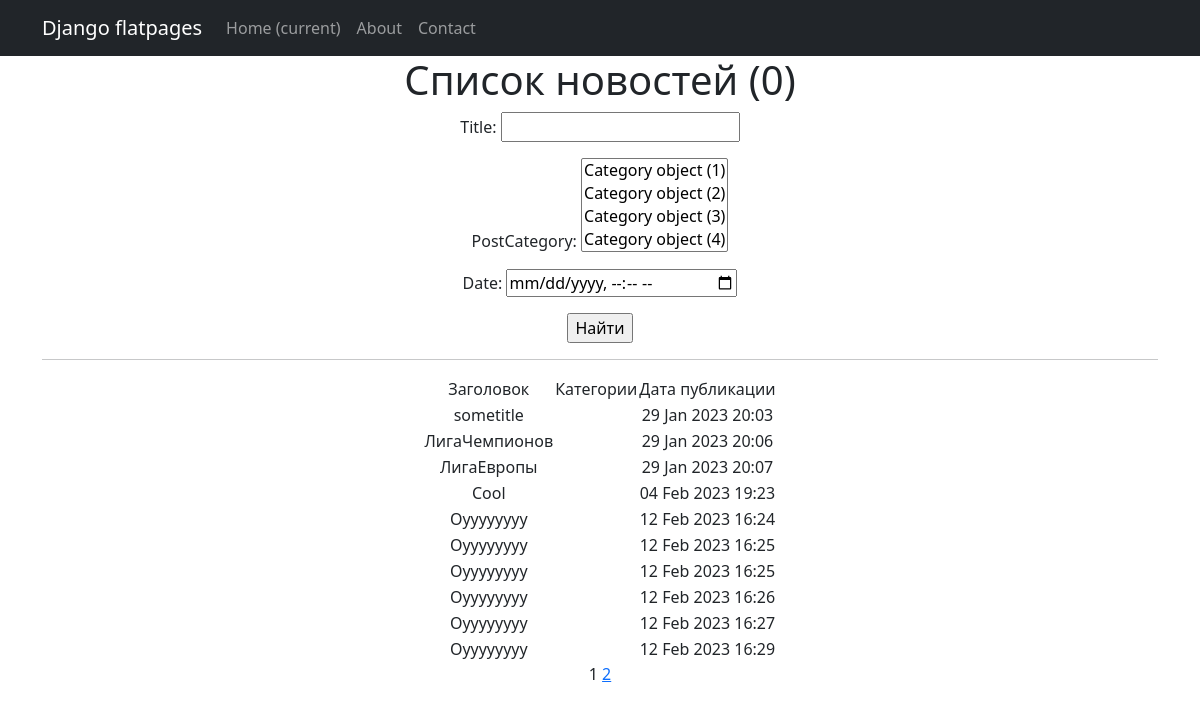
The app's page /news/search/ with its own data.
### news/models.py (models this page shows, shortened)
class Post(models.Model):
    author = models.ForeignKey(Author, on_delete=models.CASCADE)
    NEWS = 'NW'
    ARTICLE = 'AR'
    CATEGORY_CHOICES = (
        (NEWS, 'Новость'),
        (ARTICLE, 'Статья'),
    )
    categoryType = models.CharField(max_length=2, choices=CATEGORY_CHOICES, default=ARTICLE)
    dateCreation = models.DateTimeField(auto_now_add=True)
    postCategory = models.ManyToManyField(Category, through='PostCategory')
    title = models.CharField(max_length=128)
    text = models.TextField()
    rating = models.SmallIntegerField(default=0)

### news/views.py (the view)
# urls.py: path('search/', PostSearch.as_view()),
class PostSearch(ListView):
    model = Post
    ordering = 'dateCreation'
    template_name = 'search.html'
    context_object_name = 'search'
    paginate_by = 10
    def get_queryset(self):
        queryset = super().get_queryset()
        self.filterset = NewsFilter(self.request.GET, queryset)
        return self.filterset.qs
    def get_context_data(self, **kwargs):
        context = super().get_context_data(**kwargs)
        context['filterset'] = self.filterset
        return context

### news/templatetags/custom_filters.py (called while the page is built)
@register.filter()
def censor(value):
    bad_words = ('редиска')
    if not isinstance(value, str):
        raise TypeError(f"unresolved type '{type(value)}' expected type 'str'")
    for word in value.split():
        if word.lower() in bad_words:
            value = value.replace(word, f"{word[0]}{'*' * (len(word) - 1)}")
    return value

### templates/search.html (shortened to what this page needs)
{% extends 'flatpages/default.html' %}
{% load custom_filters %}
{% block content %}
    <h1>Список новостей ({{ news|length }})</h1>
    <form action="" method="get">
       {{ filterset.form.as_p }}
       <input type="submit" value="Найти" />
    </form>
    <hr>
    {% if search %}
        <table style="margin-left: auto; margin-right: auto;">
            <tr>
                <td>Заголовок</td>
                <td>Категории</td>
                <td>Дата публикации</td>
            </tr>
            {% for new in search %}
            <tr>
                <td>{{ new.title|censor }}</td>
                <td>{{ new.category_type }}</td>
                <td>{{ new.dateCreation|date:'d M Y H:i' }}</td>
            </tr>
            {% endfor %}
        </table>
    {% else %}
        <h2>Новостей нет!</h2>
    {% endif %}
   {{ page_obj.number }}
   {% if page_obj.has_next %}
       <a href="?page={{ page_obj.next_page_number }}">{{ page_obj.next_page_number }}</a>
   {% endif %}
{% endblock content %}

### templates/flatpages/default.html (shortened to what this page needs)
{% load static %}
<!DOCTYPE html>
<html lang="en">
    <head>
        {% load static %}
        <link href="{% static 'css/styles.css' %}" rel="stylesheet" />
    </head>
    <body>
<nav class="navbar navbar-expand-lg navbar-dark bg-dark static-top">
   <div class="container">
       <a class="navbar-brand" href="#">Django flatpages</a>
       <div class="collapse navbar-collapse" id="navbarResponsive">
           <ul class="navbar-nav ml-auto">
               <li class="nav-item active">
                   <a class="nav-link" href="#">Home
                       <span class="sr-only">(current)</span>
                   </a>
               </li>
               <li class="nav-item">
                   <a class="nav-link" href="/about/">About</a>
               </li>
               <li class="nav-item">
                   <a class="nav-link" href="/contacts/">Contact</a>
               </li>
           </ul>
       </div>
   </div>
</nav>
        <div class="container">
   <div class="row">
       <div class="col-lg-12 text-center">
           {% block content %}
           {% endblock content %}
       </div>
   </div>
</div>
    </body>
</html>

### records on screen
Post: title|censor "sometitle", dateCreation "29 Jan 2023 20:03"
Post: title|censor "ЛигаЧемпионов", dateCreation "29 Jan 2023 20:06"
Post: title|censor "ЛигаЕвропы", dateCreation "29 Jan 2023 20:07"
Post: title|censor "Cool", dateCreation "04 Feb 2023 19:23"
Post: title|censor "Оуууууууу", dateCreation "12 Feb 2023 16:24"
Post: title|censor "Оуууууууу", dateCreation "12 Feb 2023 16:25"
Post: title|censor "Оуууууууу", dateCreation "12 Feb 2023 16:25"
Post: title|censor "Оуууууууу", dateCreation "12 Feb 2023 16:26"
Post: title|censor "Оуууууууу", dateCreation "12 Feb 2023 16:27"
Post: title|censor "Оуууууууу", dateCreation "12 Feb 2023 16:29"

### other values on screen
{{ news|length }} "0"
{{ page_obj.number }} "1"
{{ page_obj.next_page_number }} "2"
